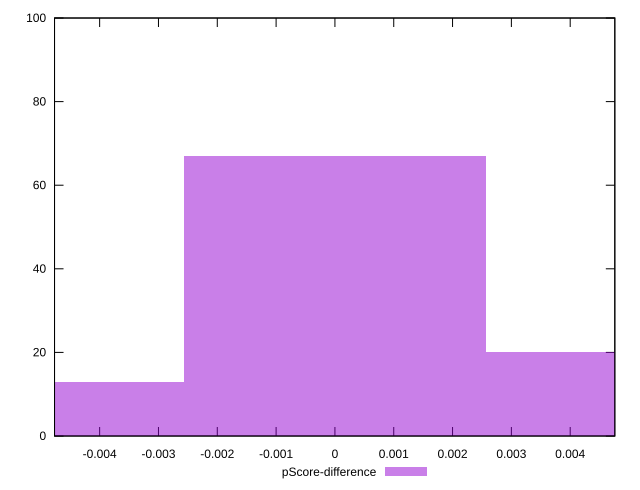

The script that saved this image:
reset

$pScoreDifference <<EOF
-0.005139206093619864 13
0 67
0.005139206093619864 20
EOF

set key outside below
set boxwidth 0.005139206093619864
set xrange [-0.004766871514046034:0.0047586943466388365]
set yrange [0:100]
set trange [0:100]
set style fill transparent solid 0.5 noborder
set terminal svg size 640, 490 enhanced background rgb 'white'
set output "reports/report_00032_2021-02-25T10-28-15.087Z/first-cpu-idle/samples/astro/pScore-difference/histogram.svg"

plot $pScoreDifference title "pScore-difference" with boxes

reset
